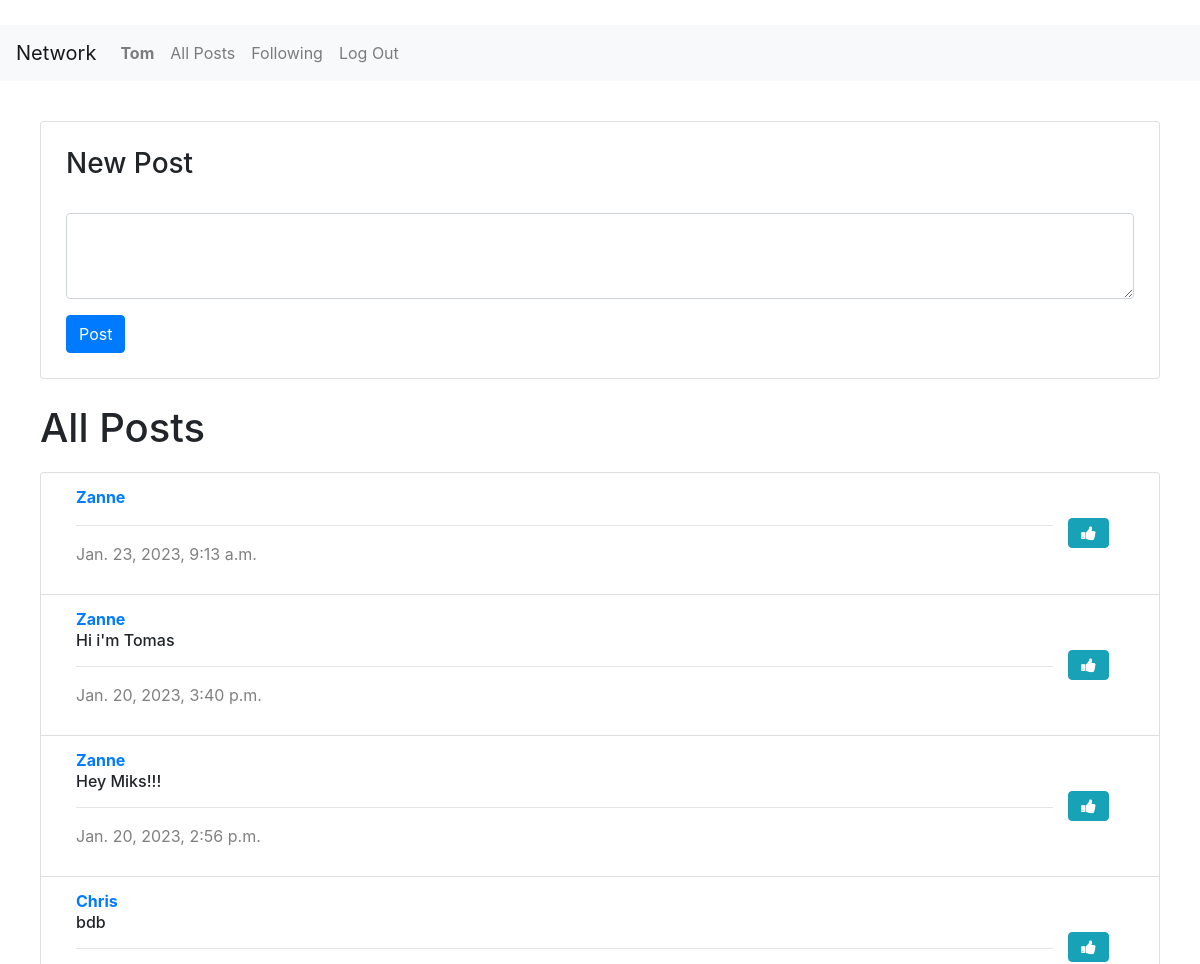
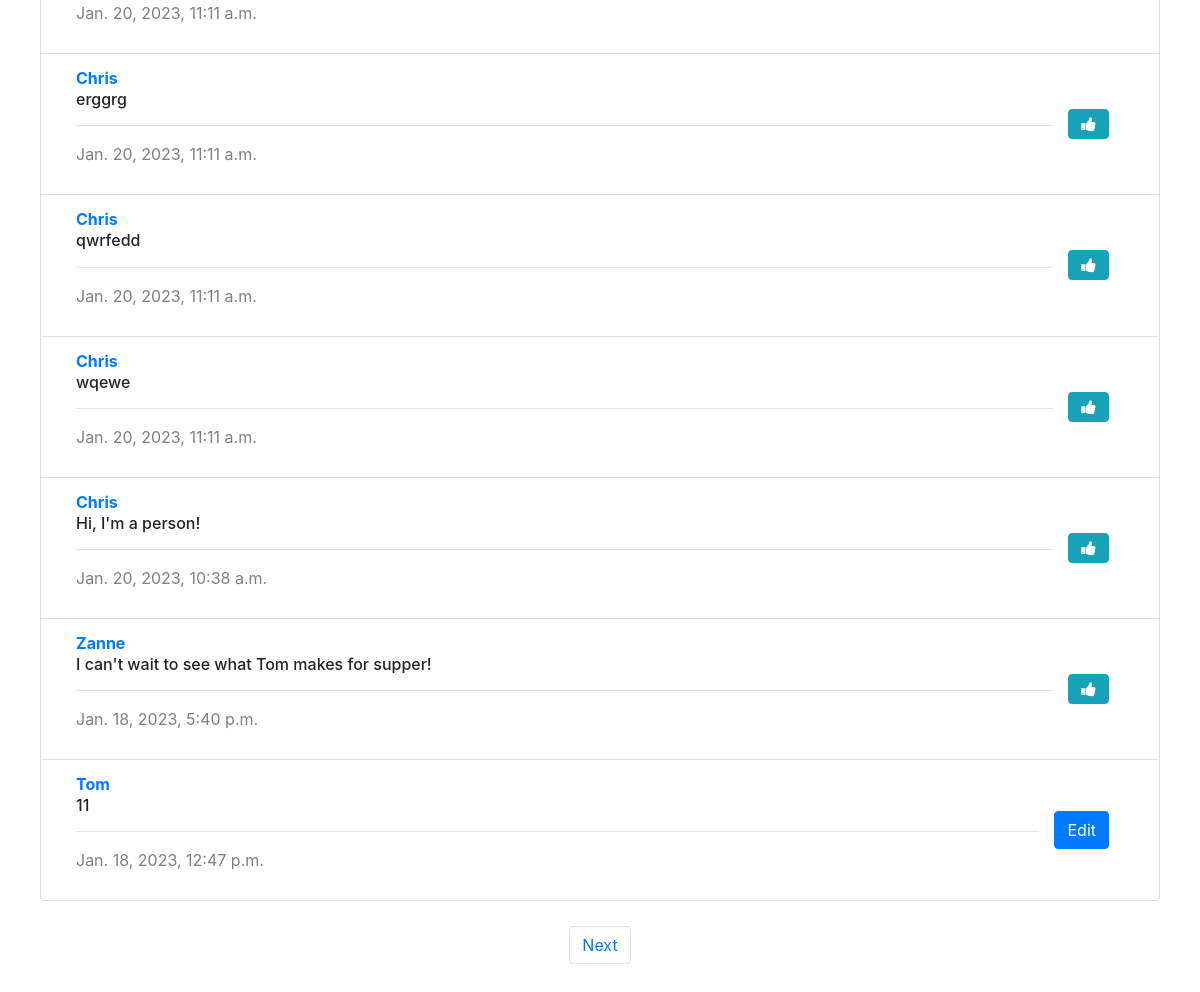
/ (signed in), run on the app's committed database (2 pictures, top to bottom).
### network/models.py (models this page shows, shortened)
class User(AbstractUser):
    pass

class Post(models.Model):
    author = models.ForeignKey(User, on_delete = models.CASCADE, related_name="author")
    created = models.DateTimeField(default = timezone.now)
    body = models.CharField(max_length = 140)

### network/views.py (the view)
# urls.py: path("", views.index, name="index"),
def index(request):
    all_posts = Post.objects.all().order_by("id").reverse()
    p = Paginator(all_posts, 10)
    page_num = request.GET.get('page', 1)
    page = p.page(page_num)
    likes = Like.objects.all()
    liked = []
    try:
        for like in likes:
            if like.user.id == request.user.id:
                liked.append(like.post.id)
    except:
        liked = []
    return render(request, "network/index.html", {
        "all_posts": page,
        "liked": liked,
    })

### network/templates/network/index.html (shortened to what this page needs)
{% extends "network/layout.html" %}
{% block body %}
    {% if user.is_authenticated %}
        <div class="card">
            <h3>New Post</h3>
            <br>
            <form action="{% url 'new_post' %}" method="post">
                <div class="form-group">
                <textarea class="form-control" name="body" id="exampleFormControlTextarea1" rows="3"></textarea>
                </div>
                <button type="submit" value="Post" class="btn btn-primary">Post</button>
            </form>
        </div>
    {%  endif %}
    <h1>All Posts</h1>
    <div>
        <ul class="list-group">
        {% for post in all_posts %}
            <li class="list-group-item" >
                <div class="container-fluid row">
                    <div class="col-sm">
                        <a href="{% url 'profile' user_id=post.author.id%}"><strong>{{ post.author }} </strong></a>
                        <h6 id="body_{{ post.id }}"> {{ post.body }} </h6>
                        <hr>
                        <p id="timestamp"> {{ post.created }} </p>
                    </div>
                    {% if post.author.username == request.user.username %}
                    <div class="m-auto">
                        <button class="btn btn-primary" data-toggle="modal" data-target="#edit_{{post.id}}" type="submit">Edit</button>
                    </div>
                    {% else %}
                        {% if post.id in liked %}
                        <div class="m-auto">
                            <button class="btn btn-info fa fa-thumbs-down" id="{{post.id}}" onclick="liker({{post.id}}, {{liked}})"></button>
                        </div>
                        {% else %}
                        <div class="m-auto">
                            <button class="btn btn-info fa fa-thumbs-up" id="{{post.id}}" onclick="liker({{post.id}}, {{liked}})"></button>
                        </div>
                        {% endif %}
                    {% endif %}
                </div>
            </li>
        {% endfor %}
        </ul>
    </div>
        <nav aria-label="Page navigation example">
            <ul class="pagination justify-content-center">
                {% if all_posts.has_next%}
                    <li class="page-item"><a class="page-link" href="?page={{all_posts.next_page_number}}">Next</a></li>
                {% endif %}
            </ul>
        </nav>
{% endblock %}

### network/templates/network/layout.html (shortened to what this page needs)
{% load static %}
<!DOCTYPE html>
<html lang="en">
    <head>
        <link rel="stylesheet" href="https://stackpath.bootstrapcdn.com/bootstrap/4.4.1/css/bootstrap.min.css">
        <link href="{% static 'network/styles.css' %}" rel="stylesheet">
        <link rel="stylesheet" href="https://cdnjs.cloudflare.com/ajax/libs/font-awesome/4.7.0/css/font-awesome.min.css">
    </head>
    <body>
        <nav class="navbar navbar-expand-lg navbar-light bg-light">
            <a class="navbar-brand" href="{% url 'index' %}">Network</a>
            <div>
              <ul class="navbar-nav mr-auto">
                {% if user.is_authenticated %}
                    <li class="nav-item">
                        <a class="nav-link" href="{% url 'profile' user_id=request.user.id%}"><strong>{{ request.user.username }}</strong></a>
                    </li>
                {% endif %}
                <li class="nav-item">
                  <a class="nav-link" href="{% url 'index' %}">All Posts</a>
                </li>
                {% if user.is_authenticated %}
                    <li class="nav-item">
                        <a class="nav-link" href="{% url 'following' %}">Following</a>
                    </li>
                    <li class="nav-item">
                        <a class="nav-link" href="{% url 'logout' %}">Log Out</a>
                    </li>
                {% endif %}
              </ul>
            </div>
          </nav>
        <div class="body">
            {% block body %}
            {% endblock %}
        </div>
    </body>
</html>

### network/static/network/styles.css (style rules this page uses)
.body { margin: 40px }
.card { padding: 25px; margin-bottom: 25px }
.list-group { margin-top: 20px }
#timestamp { color: gray; }
nav { margin-top: 25px; }

### data on the page
User: user.username "Tom"
Post: author "Zanne", created "Jan. 23, 2023, 9:13 a.m."
Post: author "Zanne", body "Hi i'm Tomas", created "Jan. 20, 2023, 3:40 p.m."
Post: author "Zanne", body "Hey Miks!!!", created "Jan. 20, 2023, 2:56 p.m."
Post: author "Chris", body "bdb", created "Jan. 20, 2023, 11:11 a.m."
Post: author "Chris", body "erggrg", created "Jan. 20, 2023, 11:11 a.m."
Post: author "Chris", body "qwrfedd", created "Jan. 20, 2023, 11:11 a.m."
Post: author "Chris", body "wqewe", created "Jan. 20, 2023, 11:11 a.m."
Post: author "Chris", body "Hi, I'm a person!", created "Jan. 20, 2023, 10:38 a.m."
Post: author "Zanne", body "I can't wait to see what Tom makes for supper!", created "Jan. 18, 2023, 5:40 p.m."
Post: author "Tom", body "11", created "Jan. 18, 2023, 12:47 p.m."
